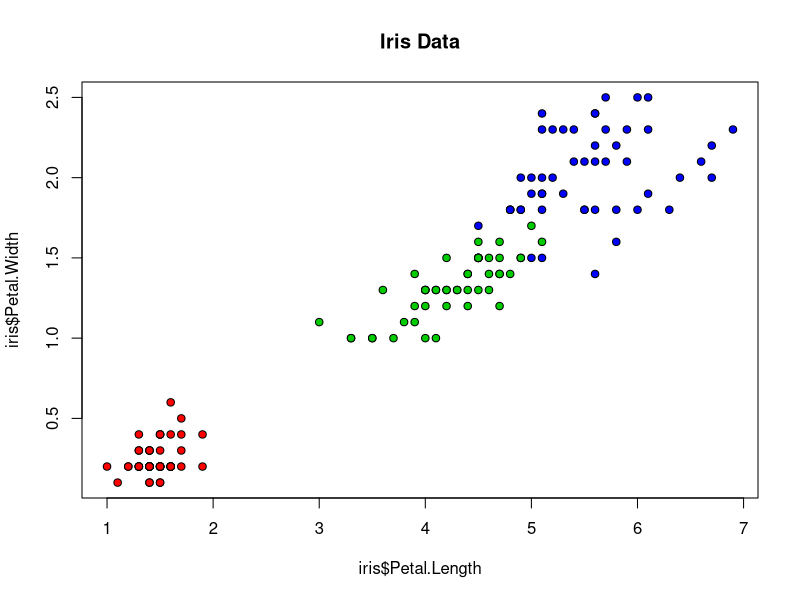
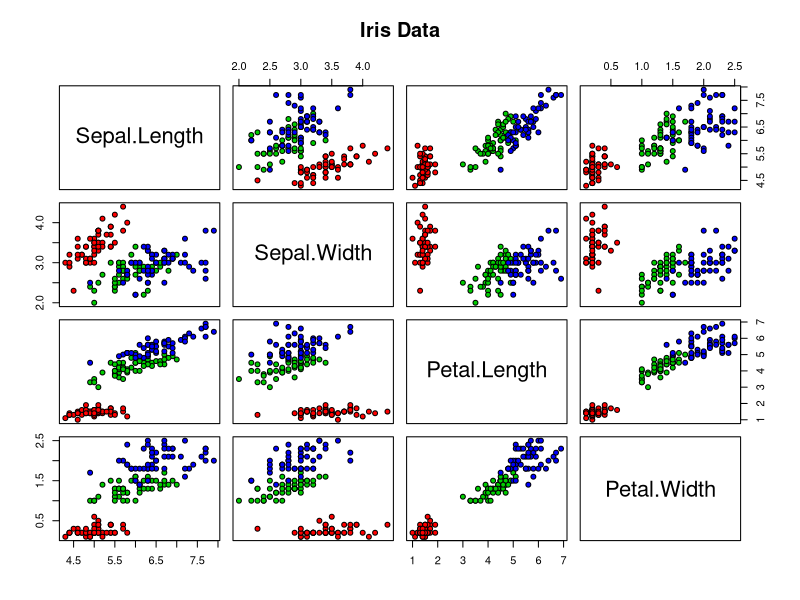

These charts were generated, in order, by the following R code:
## ---- chunk 1
if (!require(class)){
  install.packages("class")
}
library("class")
## ---- chunk 2
str(iris)    # display the structure of the object
summary(iris)
## ---- chunk 3
plot(iris$Petal.Length, iris$Petal.Width, pch=21, bg=c("red","green3","blue")
     [unclass(iris$Species)], main="Iris Data")
## ---- chunk 4
pairs(iris[1:4], main = "Iris Data", pch = 21, bg = c("red", "green3", "blue")[unclass(iris$Species)])
## ---- chunk 5
set.seed(1958)  # setting a seed gets the same results every time
ind <- sample(2, nrow(iris), replace=TRUE, prob=c(0.67, 0.33))
iris.train <- iris[ind==1, 1:4]
iris.test <- iris[ind==2, 1:4]
iris.trainLabels <- iris[ind==1, 5]
iris.testLabels <- iris[ind==2, 5]
## ---- chunk 6
iris_pred <- knn(train=iris.train, test=iris.test, cl=iris.trainLabels, k=3)
## ---- chunk 7
results <- iris_pred == iris.testLabels
acc <- length(which(results==TRUE)) / length(results)
# or combine into one line:
#acc <- length(which(iris_pred == iris.testLabels)) / length(iris_pred)
table(results, iris_pred)
acc
